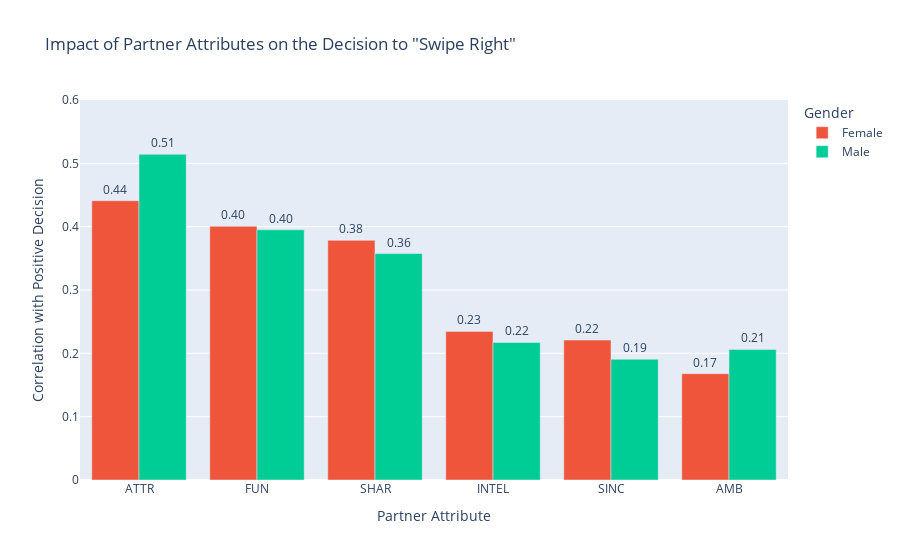
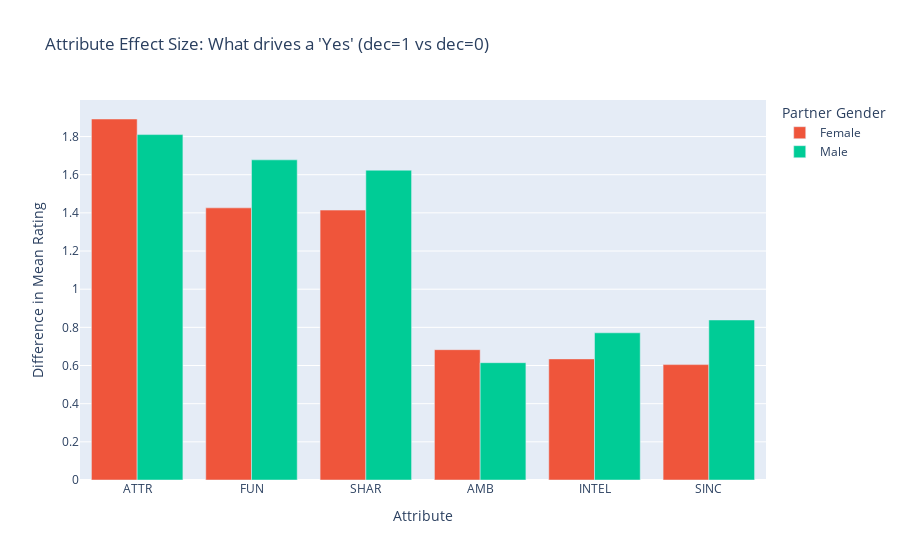

The code cell stored with these charts, in order, in its notebook:
### Markdown cell above
### Visualisation Interpretations: Target Variable & Individual Decisions
* **Global Match Rate (B01 & B02):** The global match rate is highly imbalanced, with mutual matches occurring in less than 20% of the speed dates. This confirms that finding mutual interest is a rare event, regardless of gender.
* **Behavioral Differences / "Swipe Right" Asymmetry (B03):** While mutual matches are naturally equal for both genders, individual behavior is highly asymmetrical. Males express interest ("Yes") at a significantly higher rate than females. In a Tinder context, men act as the primary drivers of potential match volume, while female selectivity acts as the bottleneck for the global match rate.

### Code cell
import os
import pandas as pd
import plotly.express as px
import plotly.graph_objects as go

# 1. Setup Export Directory
ASSETS_DIR = "../assets"
os.makedirs(ASSETS_DIR, exist_ok=True)

# Load the Track 1 checkpoint (Behavioral Data)
df_behavior = pd.read_csv("../data/processed/speed_dating_behavior.csv")

# ==========================================
# 4. Impact of Partner Attributes (Correlation)
# ==========================================

# Define the in-the-moment rating attributes
attributes = ['attr', 'sinc', 'intel', 'fun', 'amb', 'shar']

# Map gender for readability if not already mapped
if 'gender_label' not in df_behavior.columns:
    df_behavior['gender_label'] = df_behavior['gender'].map({0: 'Female', 1: 'Male'})

# Calculate correlations between attributes and the decision ('dec') for each gender
correlations = []
for gender in ['Female', 'Male']:
    subset = df_behavior[df_behavior['gender_label'] == gender]
    for attr in attributes:
        # Calculate Pearson correlation between the attribute rating and the binary decision
        corr = subset[attr].corr(subset['dec'])
        correlations.append({
            'Gender': gender,
            'Attribute': attr.upper(),
            'Correlation with Decision': corr
        })

corr_df = pd.DataFrame(correlations)

# Sort attributes to ensure a clean, sorted visualization
# Sorting by the overall average correlation across both genders
order = corr_df.groupby('Attribute')['Correlation with Decision'].mean().sort_values(ascending=False).index
corr_df['Attribute'] = pd.Categorical(corr_df['Attribute'], categories=order, ordered=True)
corr_df = corr_df.sort_values('Attribute')

# Visualize the correlations using a grouped bar chart
fig_attr = px.bar(
    corr_df, 
    x='Attribute', 
    y='Correlation with Decision', 
    color='Gender',
    barmode='group',
    title='Impact of Partner Attributes on the Decision to "Swipe Right"',
    labels={
        'Attribute': 'Rated Attribute', 
        'Correlation with Decision': 'Correlation coefficient (r)'
    },
    color_discrete_map={'Female': '#EF553B', 'Male': '#00CC96'},
    text=corr_df['Correlation with Decision'].apply(lambda x: f'{x:.2f}')
)

fig_attr.update_traces(textposition='outside')
fig_attr.update_layout(yaxis_range=[0, 0.6], xaxis_title="Partner Attribute", yaxis_title="Correlation with Positive Decision")
fig_attr.show()
fig_attr.write_html(os.path.join(ASSETS_DIR, "B04-bar_chart-Impact_of_Partner_Attributes.html"))

# ==========================================
# 5. Least Desirable Attributes (Effect Size)
# ==========================================
# Evaluate attributes based on the gender of the partner being rated
# If the evaluating participant is Female (0), the partner is Male (1).
df_behavior['partner_gender'] = df_behavior['gender'].map({0: 'Male', 1: 'Female'})

effect_sizes = []
for p_gender in ['Male', 'Female']:
    subset = df_behavior[df_behavior['partner_gender'] == p_gender]
    
    # Calculate means when decision is 'No' vs 'Yes'
    means_dec0 = subset[subset['dec'] == 0][ratings_cols].mean()
    means_dec1 = subset[subset['dec'] == 1][ratings_cols].mean()
    
    # Calculate difference
    diff = (means_dec1 - means_dec0).reset_index()
    diff.columns = ['Attribute', 'Effect Size (Mean Difference)']
    diff['Partner Gender'] = p_gender
    effect_sizes.append(diff)

df_effects = pd.concat(effect_sizes)
df_effects['Attribute'] = df_effects['Attribute'].str.upper()

# Sort for better visualization
df_effects = df_effects.sort_values(by=['Partner Gender', 'Effect Size (Mean Difference)'], ascending=[True, False])

fig_effect = px.bar(
    df_effects,
    x='Attribute',
    y='Effect Size (Mean Difference)',
    color='Partner Gender',
    barmode='group',
    title="Attribute Effect Size: What drives a 'Yes' (dec=1 vs dec=0)",
    color_discrete_map={'Female': '#EF553B', 'Male': '#00CC96'}
)
fig_effect.update_layout(yaxis_title="Difference in Mean Rating")
fig_effect.show()
fig_effect.write_html(os.path.join(ASSETS_DIR, "B05-bar_effect-Least_desirable_attributes.html"))

### Figure 1 — Plotly figure (JSON) as saved in the notebook; plotly's stock layout.template omitted (floating-point values rounded to 4 significant figures)
{"data": [{"alignmentgroup": "True", "hovertemplate": "Gender=Female<br>Rated Attribute=%{x}<br>Correlation coefficient (r)=%{y}<br>text=%{text}<extra></extra>", "legendgroup": "Female", "marker": {"color": "#EF553B", "pattern": {"shape": ""}}, "name": "Female", "offsetgroup": "Female", "orientation": "v", "showlegend": true, "text": ["0.44", "0.40", "0.38", "0.23", "0.22", "0.17"], "textposition": "outside", "type": "bar", "x": ["ATTR", "FUN", "SHAR", "INTEL", "SINC", "AMB"], "xaxis": "x", "y": [0.4409, 0.4006, 0.3784, 0.2346, 0.221, 0.1678], "yaxis": "y"}, {"alignmentgroup": "True", "hovertemplate": "Gender=Male<br>Rated Attribute=%{x}<br>Correlation coefficient (r)=%{y}<br>text=%{text}<extra></extra>", "legendgroup": "Male", "marker": {"color": "#00CC96", "pattern": {"shape": ""}}, "name": "Male", "offsetgroup": "Male", "orientation": "v", "showlegend": true, "text": ["0.51", "0.40", "0.36", "0.22", "0.19", "0.21"], "textposition": "outside", "type": "bar", "x": ["ATTR", "FUN", "SHAR", "INTEL", "SINC", "AMB"], "xaxis": "x", "y": [0.5142, 0.395, 0.3576, 0.2172, 0.1906, 0.2062], "yaxis": "y"}], "layout": {"barmode": "group", "legend": {"title": {"text": "Gender"}, "tracegroupgap": 0}, "title": {"text": "Impact of Partner Attributes on the Decision to \"Swipe Right\""}, "xaxis": {"anchor": "y", "domain": [0, 1], "title": {"text": "Partner Attribute"}}, "yaxis": {"anchor": "x", "domain": [0, 1], "range": [0, 0.6], "title": {"text": "Correlation with Positive Decision"}}}}

### Figure 2 — Plotly figure (JSON) as saved in the notebook; plotly's stock layout.template omitted (floating-point values rounded to 4 significant figures)
{"data": [{"alignmentgroup": "True", "hovertemplate": "Partner Gender=Female<br>Attribute=%{x}<br>Effect Size (Mean Difference)=%{y}<extra></extra>", "legendgroup": "Female", "marker": {"color": "#EF553B", "pattern": {"shape": ""}}, "name": "Female", "offsetgroup": "Female", "orientation": "v", "showlegend": true, "textposition": "auto", "type": "bar", "x": ["ATTR", "FUN", "SHAR", "AMB", "INTEL", "SINC"], "xaxis": "x", "y": [1.892, 1.426, 1.415, 0.683, 0.6347, 0.6047], "yaxis": "y"}, {"alignmentgroup": "True", "hovertemplate": "Partner Gender=Male<br>Attribute=%{x}<br>Effect Size (Mean Difference)=%{y}<extra></extra>", "legendgroup": "Male", "marker": {"color": "#00CC96", "pattern": {"shape": ""}}, "name": "Male", "offsetgroup": "Male", "orientation": "v", "showlegend": true, "textposition": "auto", "type": "bar", "x": ["ATTR", "FUN", "SHAR", "SINC", "INTEL", "AMB"], "xaxis": "x", "y": [1.81, 1.678, 1.624, 0.8386, 0.7715, 0.6148], "yaxis": "y"}], "layout": {"barmode": "group", "legend": {"title": {"text": "Partner Gender"}, "tracegroupgap": 0}, "title": {"text": "Attribute Effect Size: What drives a 'Yes' (dec=1 vs dec=0)"}, "xaxis": {"anchor": "y", "domain": [0, 1], "title": {"text": "Attribute"}}, "yaxis": {"anchor": "x", "domain": [0, 1], "title": {"text": "Difference in Mean Rating"}}}}
